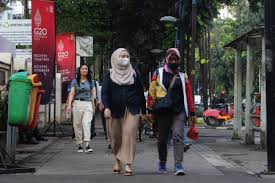
#> input picture Pertemuan15/test3.jpg, 275 x 183 px
$ python code1.py
#> lines starting #> are read from the running program, lines starting #| are printed output that depends on the picture; after the words box and inside, x2 and y2 are one past the last pixel; in counts of white or black regions, pixels touching at a corner belong together
import cv2
import imutils

# Menginisialisasi detektor orang HOG
hog = cv2.HOGDescriptor()
hog.setSVMDetector(cv2.HOGDescriptor_getDefaultPeopleDetector())

# Membaca Gambar
image = cv2.imread('test3.jpg')
#> image is the input picture: shape (183, 275, 3); mean B, G, R 74.7, 76, 80.2

# Mengubah ukuran gambar
image = imutils.resize(image, width=min(400, image.shape[1]))

# Mendeteksi semua wilayah di Gambar yang memiliki pejalan kaki di dalamnya
(regions, _) = hog.detectMultiScale(
    image,
    winStride=(4, 4),
    padding=(4, 4),
    scale=1.05
)
#> regions = [[48, 36, 69, 139], [88, 32, 76, 151], [134, 34, 75, 149]]

# Menggambar wilayah dalam Gambar
for (x, y, w, h) in regions:
    cv2.rectangle(image, (x, y), (x + w, y + h), (0, 0, 255), 2)
#> this loop made 3 passes
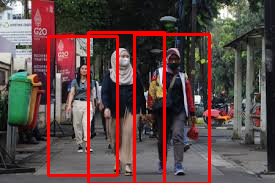
#> image: shape (183, 275, 3); 7.04% of pixels changed, all inside (x1, y1, x2, y2) = (47, 31, 211, 183)

# Menampilkan Gambar keluaran
cv2.imshow("Image", image)
cv2.waitKey(0)
cv2.destroyAllWindows()

$ run again, with Pertemuan15/test2.jpg copied over Pertemuan15/test3.jpg
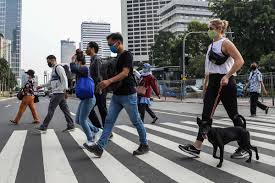
#> input picture Pertemuan15/test2.jpg, 275 x 183 px
#> image is the input picture: shape (183, 275, 3); mean B, G, R 117.9, 116.6, 116
#> regions = [[51, 28, 69, 138], [186, 4, 71, 141]]
#> the loop `for (x, y, w, h) in regions:` made 2 passes
#> after the loop `for (x, y, w, h) in regions:`:
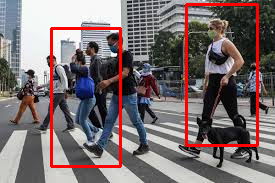
#> image: shape (183, 275, 3); 4.98% of pixels changed, all inside (x1, y1, x2, y2) = (50, 3, 259, 168)

$ run again, with Pertemuan15/people.jpg copied over Pertemuan15/test3.jpg
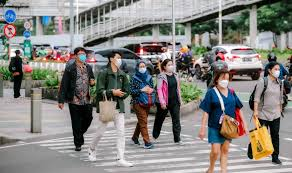
#> input picture Pertemuan15/people.jpg, 292 x 173 px
#> image is the input picture: shape (173, 292, 3); mean B, G, R 126.4, 130.3, 132.4
#> regions = [[1, 27, 65, 130], [44, 32, 70, 139], [109, 32, 69, 138]]
#> the loop `for (x, y, w, h) in regions:` made 3 passes
#> after the loop `for (x, y, w, h) in regions:`:
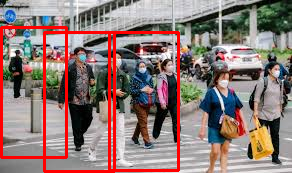
#> image: shape (173, 292, 3); 7.12% of pixels changed, all inside (x1, y1, x2, y2) = (0, 26, 180, 173)
